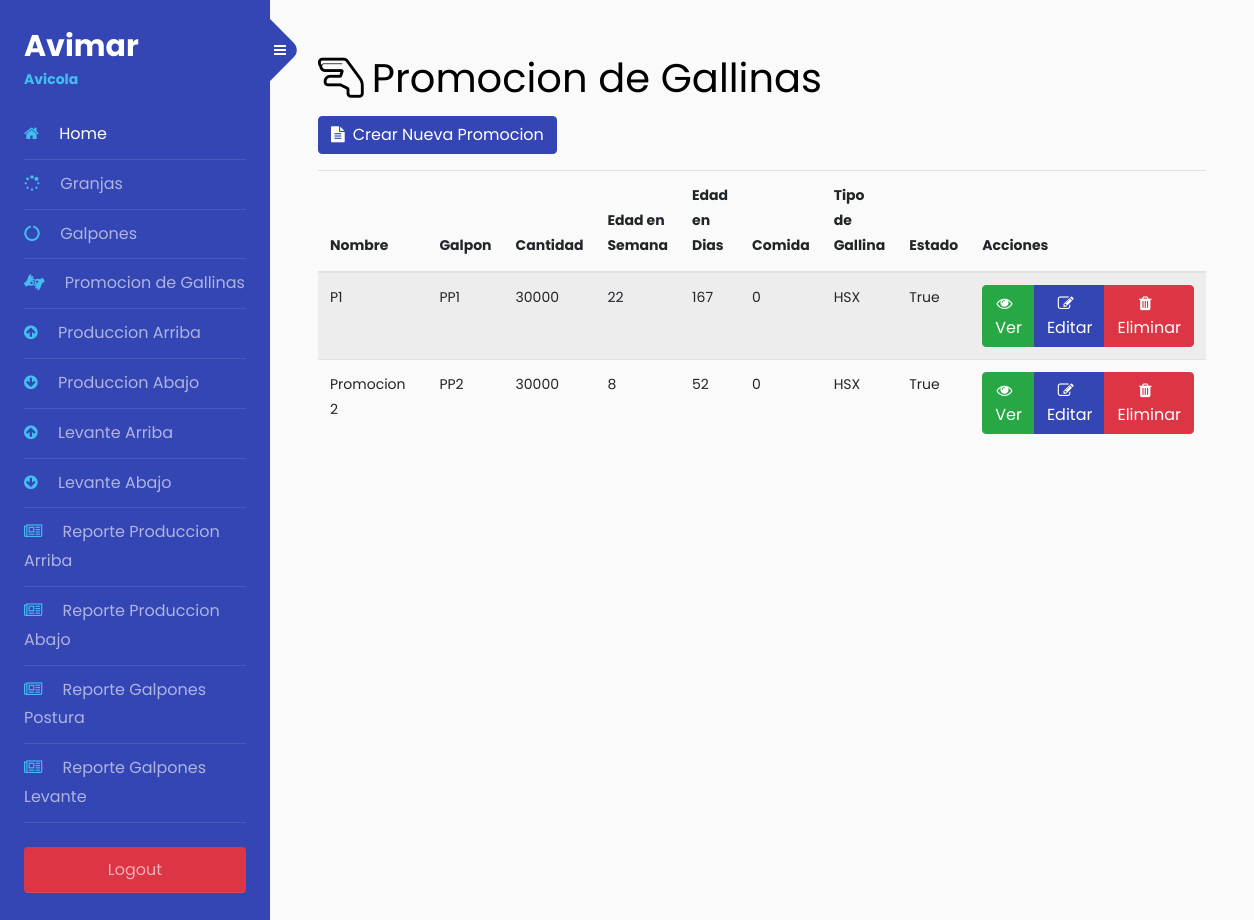
Before: /chicken/ (signed in) with the older database file.
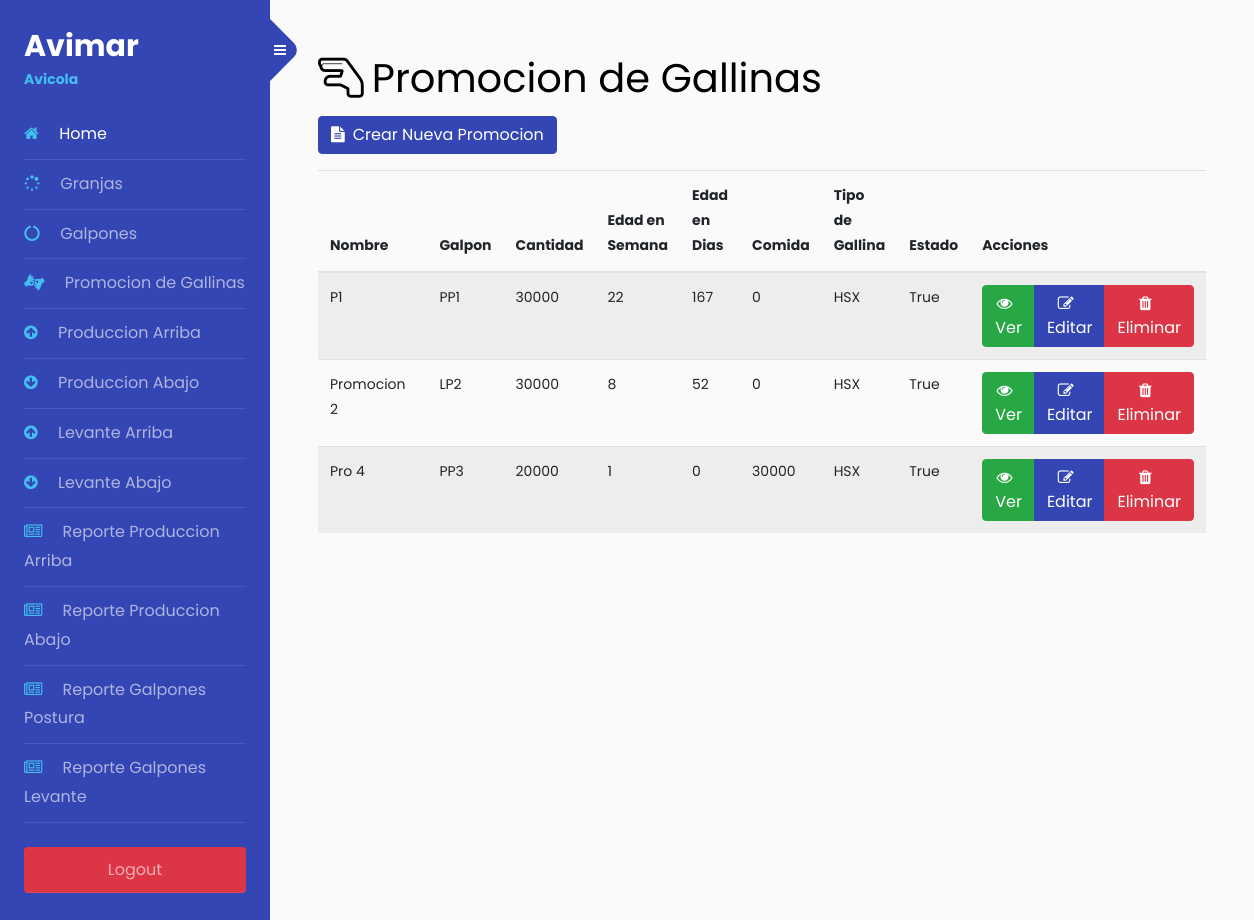
After: the same page with the newer database file.
### chickens/models.py (models this page shows, shortened)
class Promotion(models.Model):
    TYPE_CHOICES = [
        ('HSX', 'HYSEX'),
        ('HSN', 'H.NEGRA'),
        ('HYN', 'HYN'),
        ('LMN', 'LOHMAN'),
        ('NVG', 'NOVOGEN')
    ]
    name = models.CharField(
        max_length=50,
        unique=True)
    shed = models.OneToOneField(
        Shed,
        on_delete=models.CASCADE
    )
    food = models.IntegerField(default=0)
    quantity = models.IntegerField()
    week_age = models.IntegerField(default=1)
    age_days = models.IntegerField(default=0)
    chicken_type = models.CharField(
        max_length =3,
        choices= TYPE_CHOICES
    )
    is_active = models.BooleanField(
        default=False,
    )
    created = models.DateTimeField(
        auto_now=True,
    )
    updated = models.DateTimeField(
        auto_now=True,
    )
    class Meta:
        verbose_name = "Promotion"
        verbose_name_plural = "Promotions"

### sheds/models.py (models this page shows, shortened)
class Shed(models.Model):
    TYPE_CHOICES =[
        ('P', 'Produccion'),
        ('L', 'Levante')
    ]
    farm = models.ForeignKey(
        Farm,
        on_delete=models.CASCADE
    )
    type = models.CharField(
        max_length=2,
        choices= TYPE_CHOICES
    )
    name = models.IntegerField()
    is_active = models.BooleanField(
        default=True,
    )
    created = models.DateTimeField(
        auto_now_add=True,
    )
    updated = models.DateTimeField(
        auto_now=True,
    )
    class Meta:
        verbose_name = "Shed"
        verbose_name_plural = "Sheds"
        ordering = ('-type','farm')
    def __str__(self):
        return str(self.type)+str(self.name)

### chickens/views.py (the view)
# urls.py: path('', PromotionListado.as_view(template_name = "chicken/lista.html"), name='leer_promotion'),
class PromotionListado(LoginRequiredMixin,ListView):
    model = Promotion

### chickens/templates/chicken/lista.html (shortened to what this page needs)
{% extends 'farm/base.html' %}
{% block content %}
{% load static %}
{% if 'chickens.view_promotion' in user.get_all_permissions %}
  <h1><span class="fa fa-hand-lizard-o mr-2"></span>Promocion de Gallinas</h1>
  {% if 'chickens.add_promotion' in user.get_all_permissions %}
    <div align="left" class="btn_crear mb-3">
      <a href="crear"  class="btn btn-primary"><span class="fa fa-file-text mr-2"></span>Crear Nueva Promocion</a>
    </div>
  {% endif %}
  <table class="table table-striped table-hover">
    <thead>
      <tr>
        <th width="35%">Nombre</th>
        <th>Galpon</th>
        <th>Cantidad</th>
        <th>Edad en Semana</th>
        <th>Edad en Dias</th>
        <th>Comida</th>
        <th>Tipo de Gallina</th>
        <th>Estado</th>
        <th>Acciones</th>
      </tr>
    </thead>
    <tbody>
    {% for promotion in object_list %}
      <tr>
        <td>{{ promotion.name }}</td>
        <td>{{ promotion.shed }}</td>
        <td>{{ promotion.quantity }}</td>
        <td>{{ promotion.week_age }}</td>
        <td>{{ promotion.age_days }}</td>
        <td>{{ promotion.food }}</td>
        <td>{{ promotion.chicken_type }}</td>
        <td>{{ promotion.is_active }}</td>
        <td>
          <form method="POST" action="eliminar/{{promotion.id}}">
            <div class="btn-group">
              <a href="detalle/{{promotion.id}}" title="Ver"  class="btn btn-success"><span class="fa fa-eye mr-2"></span>Ver </a>
              {% if 'chickens.change_promotion' in user.get_all_permissions %}
                <a href="editar/{{promotion.id}}" title="Editar"  class="btn btn-primary"><span class="fa fa-pencil-square-o mr-2"></span>Editar </a>
              {% endif %}
              {% if 'chickens.delete_promotion' in user.get_all_permissions %}
                <button class="btn btn-danger" onclick="return eliminar();" type="submit">
                  <span class="fa fa-trash mr-2"></span>Eliminar
                </button>
              {% endif %}
            </div>
          </form>
        </td>
      </tr>
    {% endfor %}
    </tbody>
  </table>
{% endif %}
{% endblock %}

Changed rows visible on the page:
changed Promotion "Promocion 2": shed "PP2" → "LP2"
added Promotion: name "Pro 4", shed "PP3", quantity "20000", week_age "1", age_days "0", food "30000", chicken_type "HSX", is_active "True"
